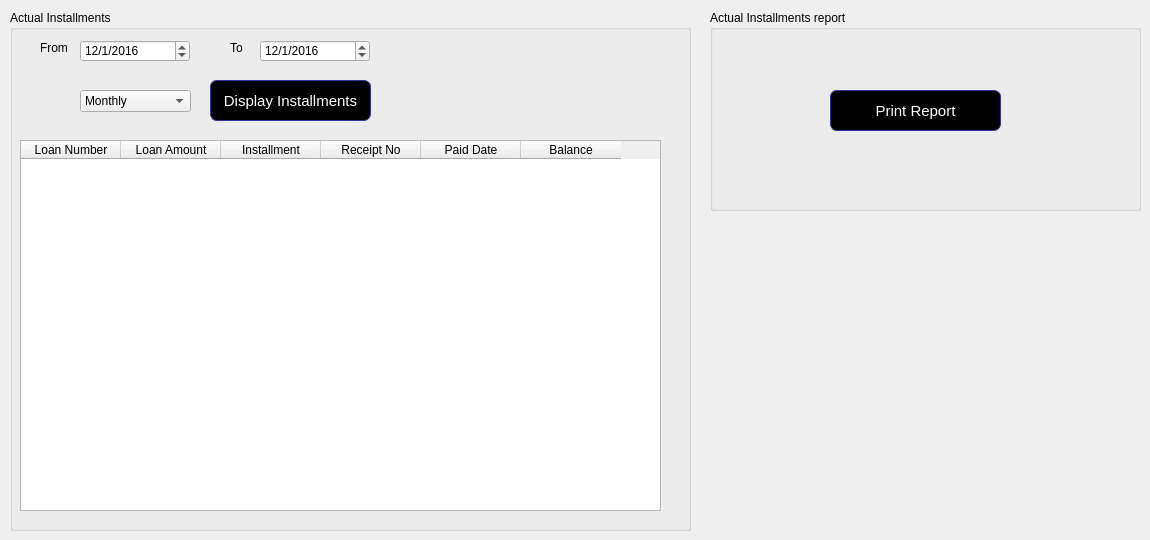
      <widget class="QWidget" name="tab_21">
       <attribute name="title">
        <string>Actual Installment Collections</string>
       </attribute>
       <widget class="QGroupBox" name="groupBox_20">
        <property name="geometry">
         <rect>
          <x>10</x>
          <y>10</y>
          <width>681</width>
          <height>521</height>
         </rect>
        </property>
        <property name="title">
         <string>Actual Installments</string>
        </property>
        <widget class="QDateEdit" name="dateEdit_5">
         <property name="geometry">
          <rect>
           <x>70</x>
           <y>30</y>
           <width>110</width>
           <height>22</height>
          </rect>
         </property>
         <property name="dateTime">
          <datetime>
           <hour>0</hour>
           <minute>0</minute>
           <second>0</second>
           <year>2016</year>
           <month>1</month>
           <day>12</day>
          </datetime>
         </property>
         <property name="displayFormat">
          <string>d/M/yyyy</string>
         </property>
        </widget>
        <widget class="QLabel" name="label_83">
         <property name="geometry">
          <rect>
           <x>30</x>
           <y>30</y>
           <width>41</width>
           <height>16</height>
          </rect>
         </property>
         <property name="text">
          <string>From</string>
         </property>
        </widget>
        <widget class="QLabel" name="label_84">
         <property name="geometry">
          <rect>
           <x>220</x>
           <y>30</y>
           <width>31</width>
           <height>16</height>
          </rect>
         </property>
         <property name="text">
          <string>To</string>
         </property>
        </widget>
        <widget class="QDateEdit" name="dateEdit_6">
         <property name="geometry">
          <rect>
           <x>250</x>
           <y>30</y>
           <width>110</width>
           <height>22</height>
          </rect>
         </property>
         <property name="dateTime">
          <datetime>
           <hour>0</hour>
           <minute>0</minute>
           <second>0</second>
           <year>2016</year>
           <month>1</month>
           <day>12</day>
          </datetime>
         </property>
         <property name="displayFormat">
          <string>d/M/yyyy</string>
         </property>
        </widget>
        <widget class="QPushButton" name="pushButton_17">
         <property name="geometry">
          <rect>
           <x>200</x>
           <y>70</y>
           <width>161</width>
           <height>41</height>
          </rect>
         </property>
         <property name="styleSheet">
          <string notr="true">QPushButton:hover {
color: black;
background-color: grey;
border-width: 1px;
border-color: #339;
border-style: solid;
border-radius: 7;
padding: 3px;
font-size: 15px;
padding-left: 5px;
padding-right: 5px;
}
QPushButton {
color: white;
background-color: QLinearGradient( );
border-width: 1px;
border-color: #339;
border-style: solid;
border-radius: 7;
padding: 3px;
font-size: 15px;
padding-left: 5px;
padding-right: 5px;

}</string>
         </property>
         <property name="text">
          <string>Display Installments</string>
         </property>
        </widget>
        <widget class="QTableWidget" name="tableWidget_6">
         <property name="geometry">
          <rect>
           <x>10</x>
           <y>130</y>
           <width>641</width>
           <height>371</height>
          </rect>
         </property>
         <column>
          <property name="text">
           <string>Loan Number</string>
          </property>
         </column>
         <column>
          <property name="text">
           <string>Loan Amount</string>
          </property>
         </column>
         <column>
          <property name="text">
           <string>Installment</string>
          </property>
         </column>
         <column>
          <property name="text">
           <string>Receipt No</string>
          </property>
         </column>
         <column>
          <property name="text">
           <string>Paid Date</string>
          </property>
         </column>
         <column>
          <property name="text">
           <string>Balance</string>
          </property>
         </column>
        </widget>
        <widget class="QComboBox" name="comboBox_10">
         <property name="geometry">
          <rect>
           <x>70</x>
           <y>80</y>
           <width>111</width>
           <height>22</height>
          </rect>
         </property>
         <item>
          <property name="text">
           <string>Monthly</string>
          </property>
         </item>
         <item>
          <property name="text">
           <string>Weekly</string>
          </property>
         </item>
         <item>
          <property name="text">
           <string>Daily</string>
          </property>
         </item>
        </widget>
       </widget>
       <widget class="QGroupBox" name="groupBox_21">
        <property name="geometry">
         <rect>
          <x>710</x>
          <y>10</y>
          <width>431</width>
          <height>201</height>
         </rect>
        </property>
        <property name="title">
         <string>Actual Installments report</string>
        </property>
        <widget class="QPushButton" name="pushButton_18">
         <property name="geometry">
          <rect>
           <x>120</x>
           <y>80</y>
           <width>171</width>
           <height>41</height>
          </rect>
         </property>
         <property name="styleSheet">
          <string notr="true">QPushButton:hover {
color: black;
background-color: grey;
border-width: 1px;
border-color: #339;
border-style: solid;
border-radius: 7;
padding: 3px;
font-size: 15px;
padding-left: 5px;
padding-right: 5px;
}
QPushButton {
color: white;
background-color: QLinearGradient( );
border-width: 1px;
border-color: #339;
border-style: solid;
border-radius: 7;
padding: 3px;
font-size: 15px;
padding-left: 5px;
padding-right: 5px;

}</string>
         </property>
         <property name="text">
          <string>Print Report</string>
         </property>
        </widget>
       </widget>
      </widget>
